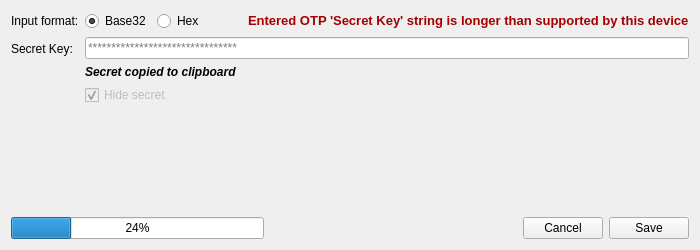
        <widget class="QWidget" name="widget_secretkey" native="true">
         <property name="sizePolicy">
          <sizepolicy hsizetype="Fixed" vsizetype="Fixed">
           <horstretch>0</horstretch>
           <verstretch>0</verstretch>
          </sizepolicy>
         </property>
         <property name="minimumSize">
          <size>
           <width>600</width>
           <height>250</height>
          </size>
         </property>
         <property name="maximumSize">
          <size>
           <width>700</width>
           <height>16777215</height>
          </size>
         </property>
         <property name="autoFillBackground">
          <bool>false</bool>
         </property>
         <layout class="QVBoxLayout" name="verticalLayout_7">
          <item>
           <layout class="QFormLayout" name="formLayout_4">
            <property name="fieldGrowthPolicy">
             <enum>QFormLayout::AllNonFixedFieldsGrow</enum>
            </property>
            <item row="1" column="1">
             <layout class="QHBoxLayout" name="horizontalLayout_6">
              <item>
               <widget class="QRadioButton" name="base32RadioButton">
                <property name="toolTip">
                 <string>Example: &quot;ZR3M5I...&quot;</string>
                </property>
                <property name="accessibleName">
                 <string>Secret input format: base32</string>
                </property>
                <property name="text">
                 <string>Base32</string>
                </property>
                <property name="checkable">
                 <bool>true</bool>
                </property>
                <property name="checked">
                 <bool>true</bool>
                </property>
               </widget>
              </item>
              <item>
               <widget class="QRadioButton" name="hexRadioButton">
                <property name="toolTip">
                 <string>Example: &quot;A3911C05...&quot; (remove any 0x prefix)</string>
                </property>
                <property name="accessibleName">
                 <string>Secret input format: hex</string>
                </property>
                <property name="text">
                 <string>Hex</string>
                </property>
                <property name="checked">
                 <bool>false</bool>
                </property>
               </widget>
              </item>
              <item>
               <spacer name="horizontalSpacer_2">
                <property name="orientation">
                 <enum>Qt::Horizontal</enum>
                </property>
                <property name="sizeHint" stdset="0">
                 <size>
                  <width>40</width>
                  <height>20</height>
                 </size>
                </property>
               </spacer>
              </item>
              <item>
               <widget class="QLabel" name="l_supportedLength">
                <property name="font">
                 <font>
                  <pointsize>11</pointsize>
                 </font>
                </property>
                <property name="accessibleName">
                 <string>Entered OTP 'Secret Key' string is longer than supported by this device</string>
                </property>
                <property name="accessibleDescription">
                 <string>Label shown when the OTP secret key is too long</string>
                </property>
                <property name="text">
                 <string extracomment="Label shown when the OTP secret key is too long">&lt;html&gt;&lt;head/&gt;&lt;body&gt;&lt;p&gt;&lt;span style=&quot; font-size:10pt; font-weight:600; color:#a40000;&quot;&gt;Entered OTP 'Secret Key' string is longer than supported by this device&lt;/span&gt;&lt;/p&gt;&lt;/body&gt;&lt;/html&gt;</string>
                </property>
               </widget>
              </item>
             </layout>
            </item>
            <item row="2" column="0">
             <widget class="QLabel" name="label_3">
              <property name="toolTip">
               <string>&lt;html&gt;&lt;head/&gt;&lt;body&gt;&lt;p&gt;The secret is provided by your service provider you may want to login or can be configured in your local application which you may want to login to.&lt;/p&gt;&lt;/body&gt;&lt;/html&gt;</string>
              </property>
              <property name="text">
               <string>Secret Key:</string>
              </property>
             </widget>
            </item>
            <item row="2" column="1">
             <layout class="QVBoxLayout" name="verticalLayout_6">
              <item>
               <widget class="QLineEdit" name="secretEdit">
                <property name="toolTip">
                 <string>The secret is provided by your service provider you may want to login or can be configured in your local application which you may want to login to.</string>
                </property>
                <property name="accessibleName">
                 <string>OTP secret key</string>
                </property>
                <property name="accessibleDescription">
                 <string>Note: 2nd factors aren't protected against physical attacks. Change all OTP secrets in case you loose the Nitrokey.</string>
                </property>
                <property name="inputMask">
                 <string/>
                </property>
                <property name="text">
                 <string/>
                </property>
                <property name="maxLength">
                 <number>200</number>
                </property>
                <property name="echoMode">
                 <enum>QLineEdit::PasswordEchoOnEdit</enum>
                </property>
                <property name="placeholderText">
                 <string>********************************</string>
                </property>
                <property name="clearButtonEnabled">
                 <bool>false</bool>
                </property>
               </widget>
              </item>
              <item>
               <widget class="QLabel" name="labelNotify">
                <property name="font">
                 <font>
                  <pointsize>9</pointsize>
                  <weight>75</weight>
                  <italic>true</italic>
                  <bold>true</bold>
                 </font>
                </property>
                <property name="text">
                 <string>Secret copied to clipboard</string>
                </property>
               </widget>
              </item>
              <item>
               <layout class="QHBoxLayout" name="horizontalLayout_4">
                <item>
                 <widget class="QCheckBox" name="checkBox">
                  <property name="enabled">
                   <bool>false</bool>
                  </property>
                  <property name="toolTip">
                   <string>&lt;html&gt;&lt;head/&gt;&lt;body&gt;&lt;p&gt;Hide or show the secret.&lt;/p&gt;&lt;/body&gt;&lt;/html&gt;</string>
                  </property>
                  <property name="text">
                   <string>Hide secret</string>
                  </property>
                  <property name="checked">
                   <bool>true</bool>
                  </property>
                 </widget>
                </item>
                <item>
                 <spacer name="horizontalSpacer_13">
                  <property name="orientation">
                   <enum>Qt::Horizontal</enum>
                  </property>
                  <property name="sizeHint" stdset="0">
                   <size>
                    <width>40</width>
                    <height>20</height>
                   </size>
                  </property>
                 </spacer>
                </item>
               </layout>
              </item>
             </layout>
            </item>
            <item row="1" column="0">
             <widget class="QLabel" name="label_4">
              <property name="text">
               <string>Input format:</string>
              </property>
             </widget>
            </item>
           </layout>
          </item>
          <item>
           <layout class="QHBoxLayout" name="horizontalLayout">
            <item>
             <widget class="QProgressBar" name="progressBar">
              <property name="value">
               <number>24</number>
              </property>
             </widget>
            </item>
            <item>
             <spacer name="horizontalSpacer">
              <property name="orientation">
               <enum>Qt::Horizontal</enum>
              </property>
              <property name="sizeHint" stdset="0">
               <size>
                <width>40</width>
                <height>20</height>
               </size>
              </property>
             </spacer>
            </item>
            <item>
             <widget class="QPushButton" name="cancelButton">
              <property name="toolTip">
               <string/>
              </property>
              <property name="text">
               <string>Cancel</string>
              </property>
             </widget>
            </item>
            <item>
             <widget class="QPushButton" name="writeButton">
              <property name="text">
               <string>Save</string>
              </property>
             </widget>
            </item>
           </layout>
          </item>
         </layout>
        </widget>
